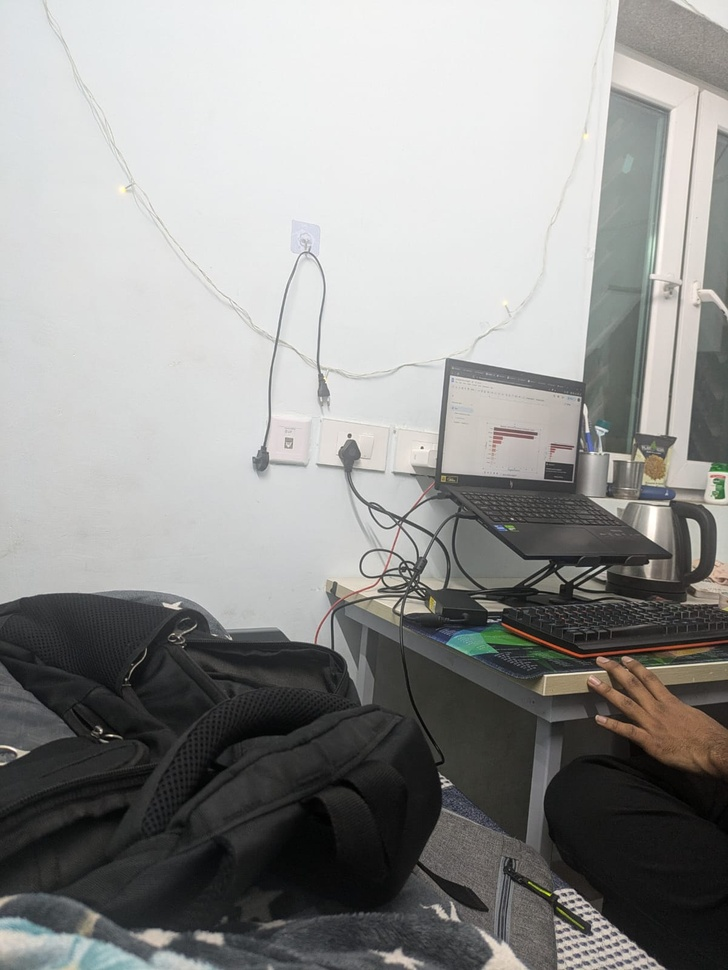
#> input picture image1.jpeg, 728 x 970 px, shrunk from 1201 x 1600 before the run
$ python main.py
#> lines starting #> are read from the running program, lines starting #| are printed output that depends on the picture
import cv2
import matplotlib.pyplot as plt
import numpy as np


# CHECK SIFT


print("OpenCV Version:", cv2.__version__)

try:
    sift = cv2.SIFT_create()
    print("SIFT is working correctly ")
except:
    print("SIFT is NOT working ")


# LOAD IMAGES


img1 = cv2.imread("image1.jpeg")
#> img1 is the input picture: shape (970, 728, 3); mean B, G, R 145.1, 146.9, 146.8
img2 = cv2.imread("image2.jpeg")
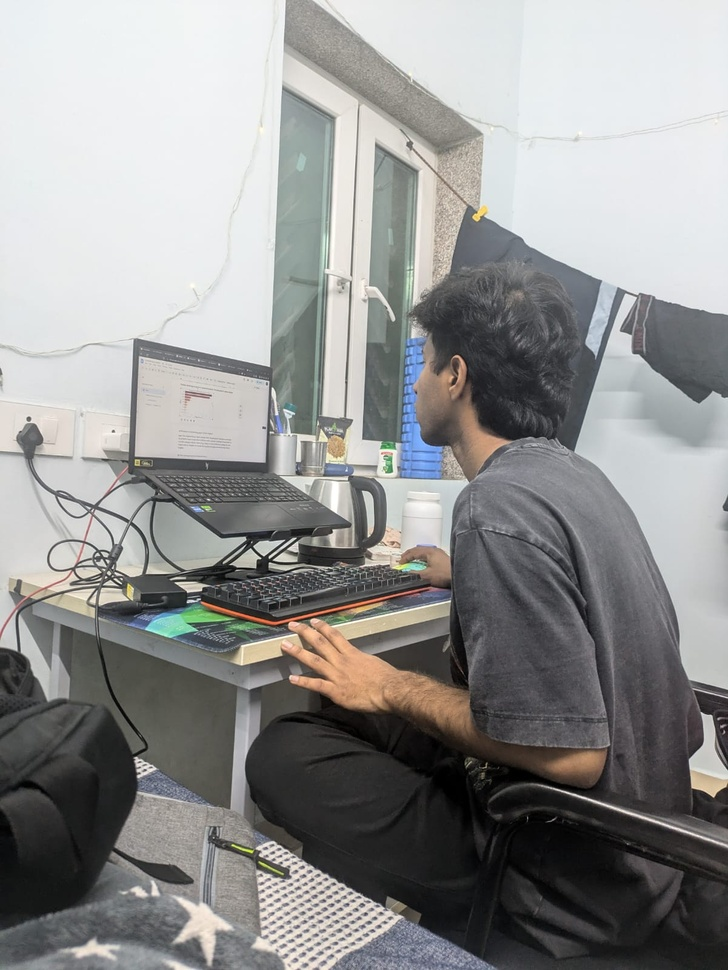
#> input picture image2.jpeg, 728 x 970 px, shrunk from 1201 x 1600 before the run
#> img2 is the input picture: shape (970, 728, 3); mean B, G, R 145, 145.8, 145.7
img3 = cv2.imread("image3.jpeg")
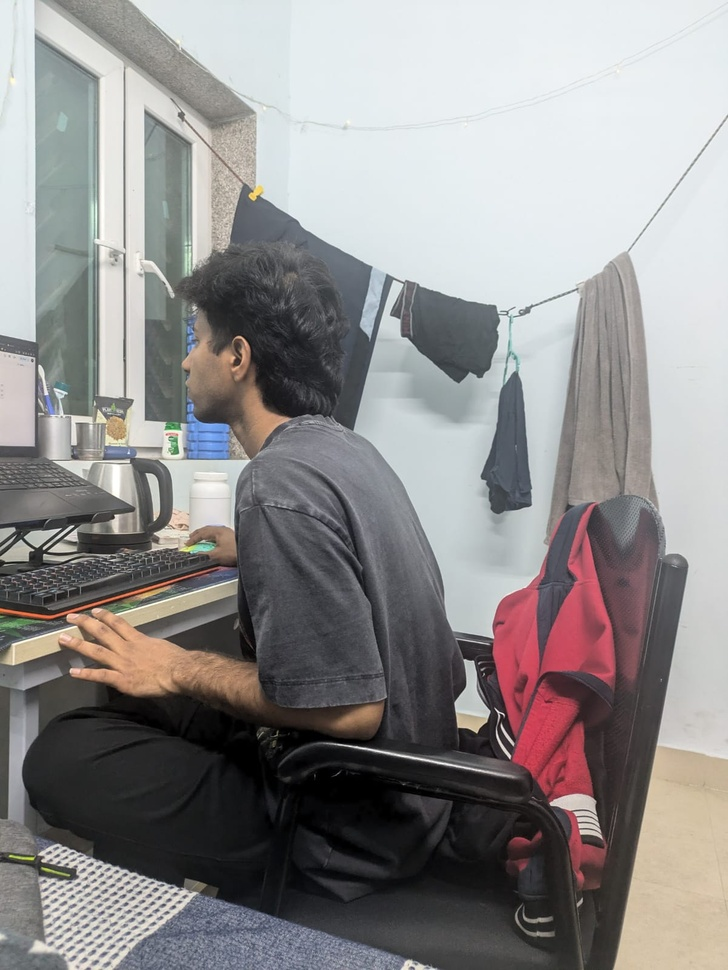
#> input picture image3.jpeg, 728 x 970 px, shrunk from 1201 x 1600 before the run
#> img3 is the input picture: shape (970, 728, 3); mean B, G, R 140.6, 140.8, 143.3

if img1 is None or img2 is None or img3 is None:
    print("Error loading images. Check file paths.")
    exit()


# CONVERSION TO GRAYSCALE


gray1 = cv2.cvtColor(img1, cv2.COLOR_BGR2GRAY)
gray2 = cv2.cvtColor(img2, cv2.COLOR_BGR2GRAY)
gray3 = cv2.cvtColor(img3, cv2.COLOR_BGR2GRAY)

# SIFT FEATURE DETECTION

sift = cv2.SIFT_create()

kp1, des1 = sift.detectAndCompute(gray1, None)
#> kp1 = 1464 keypoints; strongest (x, y, size): (111, 735, 1.9), (413, 584, 1.9), (101, 730, 2), (422, 448, 1.8)
kp2, des2 = sift.detectAndCompute(gray2, None)
#> kp2 = 2343 keypoints; strongest (x, y, size): (270, 557, 2), (109, 573, 2.5), (113, 431, 2), (188, 601, 2.4)
kp3, des3 = sift.detectAndCompute(gray3, None)
#> kp3 = 2104 keypoints; strongest (x, y, size): (470, 710, 22.8), (509, 756, 2.6), (44, 548, 2.1), (356, 747, 2.2)

print("Keypoints in Image 1:", len(kp1))
#| Keypoints in Image 1: 1464
print("Keypoints in Image 2:", len(kp2))
#| Keypoints in Image 2: 2343
print("Keypoints in Image 3:", len(kp3))
#| Keypoints in Image 3: 2104


# Draw keypoints on images
img1_kp = cv2.drawKeypoints(img1, kp1, None)
img2_kp = cv2.drawKeypoints(img2, kp2, None)
img3_kp = cv2.drawKeypoints(img3, kp3, None)
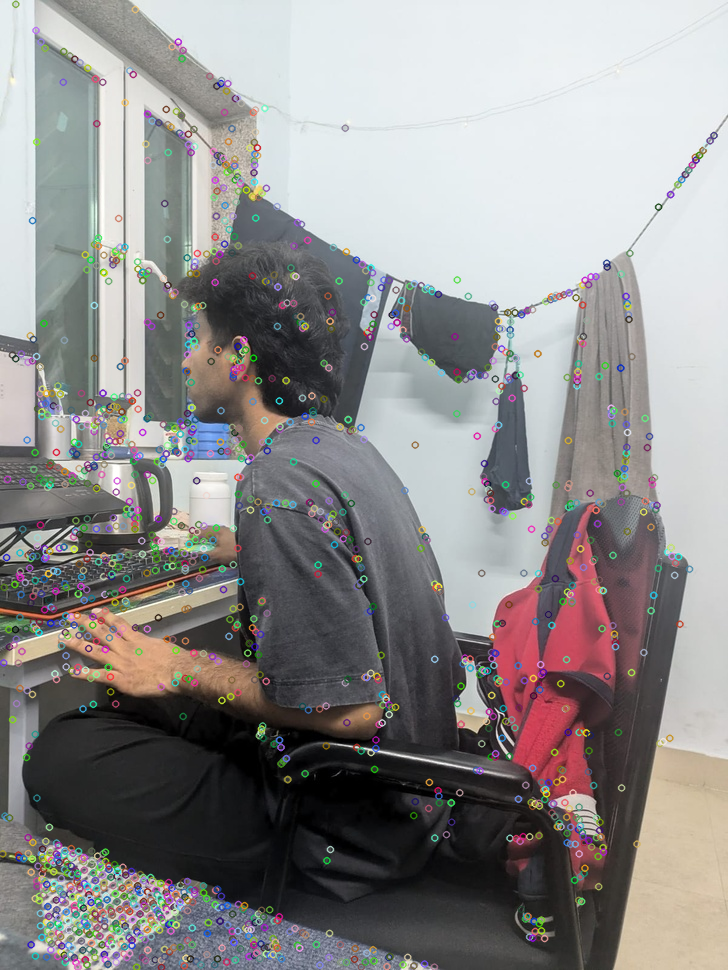
#> img3_kp: shape (970, 728, 3); mean B, G, R 140.6, 140.9, 142.8

img1_kp = cv2.cvtColor(img1_kp, cv2.COLOR_BGR2RGB)
img2_kp = cv2.cvtColor(img2_kp, cv2.COLOR_BGR2RGB)
img3_kp = cv2.cvtColor(img3_kp, cv2.COLOR_BGR2RGB)


plt.figure(figsize=(15,5))

plt.subplot(1,3,1)
plt.imshow(img1_kp)
plt.title("SIFT Keypoints - Image 1")
plt.axis("off")

plt.subplot(1,3,2)
plt.imshow(img2_kp)
plt.title("SIFT Keypoints - Image 2")
plt.axis("off")

plt.subplot(1,3,3)
plt.imshow(img3_kp)
plt.title("SIFT Keypoints - Image 3")
plt.axis("off")

plt.show(block=False)


# FEATURE MATCHING


bf = cv2.BFMatcher()

matches12 = bf.knnMatch(des1, des2, k=2)
#> matches12 = 1464 matches
matches23 = bf.knnMatch(des2, des3, k=2)
#> matches23 = 2343 matches

good_matches12 = []
for m, n in matches12:
    if m.distance < 0.75 * n.distance:
        good_matches12.append(m)
#> after the loop, good_matches12 = 415 matches

good_matches23 = []
for m, n in matches23:
    if m.distance < 0.75 * n.distance:
        good_matches23.append(m)
#> after the loop, good_matches23 = 669 matches

print("Good Matches (Image1-Image2):", len(good_matches12))
#| Good Matches (Image1-Image2): 415
print("Good Matches (Image2-Image3):", len(good_matches23))
#| Good Matches (Image2-Image3): 669


match_img12 = cv2.drawMatches(img1, kp1, img2, kp2, good_matches12, None, flags=2)
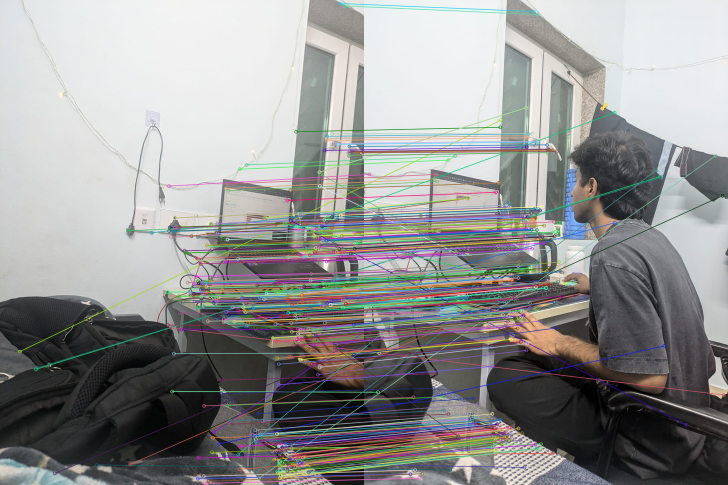
#> match_img12: shape (970, 1456, 3) (shown at 1/2 size); mean B, G, R 146.8, 147.4, 147.3
match_img23 = cv2.drawMatches(img2, kp2, img3, kp3, good_matches23, None, flags=2)
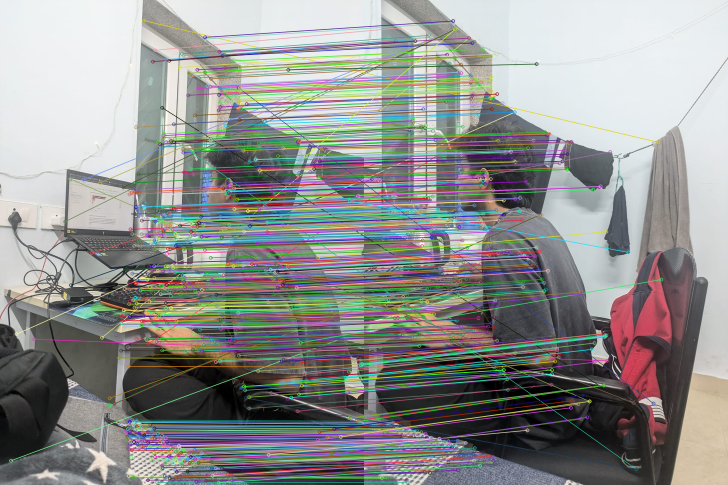
#> match_img23: shape (970, 1456, 3) (shown at 1/2 size); mean B, G, R 143.4, 145, 144.1

match_img12 = cv2.cvtColor(match_img12, cv2.COLOR_BGR2RGB)
match_img23 = cv2.cvtColor(match_img23, cv2.COLOR_BGR2RGB)


plt.figure(figsize=(15,8))

plt.subplot(2,1,1)
plt.imshow(match_img12)
plt.title("Feature Matches: Image 1 ↔ Image 2")
plt.axis("off")

plt.subplot(2,1,2)
plt.imshow(match_img23)
plt.title("Feature Matches: Image 2 ↔ Image 3")
plt.axis("off")

plt.show(block=False)
plt.pause(3)


# HOMOGRAPHY


src_pts = np.float32([kp1[m.queryIdx].pt for m in good_matches12]).reshape(-1,1,2)
#> src_pts = 415 rows, first 8: [39.3, 702.6], [71.61, 738.1], [74.67, 735.4], [109.4, 946.3], [193.4, 929.2], [255.8, 461], [260.1, 928.3], [302.8, 465]
dst_pts = np.float32([kp2[m.trainIdx].pt for m in good_matches12]).reshape(-1,1,2)
#> dst_pts = 415 rows, first 8: [273.3, 239.9], [591.5, 352.7], [595.8, 354.1], [35.4, 674.4], [171.9, 939.7], [39.48, 439.6], [367.9, 563.2], [207.6, 396]

H12, mask = cv2.findHomography(src_pts, dst_pts, cv2.RANSAC, 5.0)
#> H12 = [[1.58, 0.0411, -528.6], [0.339, 1.43, -190.3], [0.000838, 4.3e-05, 1]]; mask = 415 values, max 1 at index 8, min 0 at index 0, mean 0.848

print("Homography Matrix H12:")
print(H12)
#| [[ 1.58243129e+00  4.10573085e-02 -5.28561782e+02]
#|  [ 3.38569932e-01  1.43164043e+00 -1.90296713e+02]
#|  [ 8.38480573e-04  4.30393145e-05  1.00000000e+00]]

src_pts_23 = np.float32([kp3[m.trainIdx].pt for m in good_matches23]).reshape(-1,1,2)
#> src_pts_23 = 669 rows, first 8: [188.8, 590.4], [300.9, 223.9], [486, 721.1], [181.5, 58.23], [450.7, 802.3], [15.28, 358.2], [181.5, 58.23], [93.84, 304.9]
dst_pts_23 = np.float32([kp2[m.queryIdx].pt for m in good_matches23]).reshape(-1,1,2)
#> dst_pts_23 = 669 rows, first 8: [21.63, 920.8], [32.68, 667.8], [68.3, 678.1], [129.9, 442.6], [140, 357.5], [141.5, 570.1], [167, 358.9], [183.3, 505.8]

H23, mask23 = cv2.findHomography(src_pts_23, dst_pts_23, cv2.RANSAC, 5.0)
#> H23 = [[0.731, -0.0349, 246.9], [-0.153, 0.887, 58.34], [-0.000376, -3.54e-05, 1]]; mask23 = 669 values, max 1 at index 13, min 0 at index 0, mean 0.871

print("Homography Matrix H23:")
print(H23)
#| [[ 7.30662592e-01 -3.49056042e-02  2.46870398e+02]
#|  [-1.53467100e-01  8.86926520e-01  5.83448490e+01]
#|  [-3.76128594e-04 -3.53893085e-05  1.00000000e+00]]


# CREATE CANVAS


h1, w1 = img1.shape[:2]
#> h1 = 970; w1 = 728
h2, w2 = img2.shape[:2]
#> h2 = 970; w2 = 728
h3, w3 = img3.shape[:2]
#> h3 = 970; w3 = 728

canvas_height = max(h1, h2, h3) * 2
#> canvas_height = 1940
canvas_width = (w1 + w2 + w3)
#> canvas_width = 2184

canvas = np.zeros((canvas_height, canvas_width, 3), dtype=np.uint8)

center_x = w1
#> center_x = 728
center_y = canvas_height // 4
#> center_y = 485

canvas[center_y:center_y+h2, center_x:center_x+w2] = img2


# WARP IMAGES


warp_img1 = cv2.warpPerspective(
    img1,
    np.array([[1,0,center_x],[0,1,center_y],[0,0,1]]) @ H12,
    (canvas_width, canvas_height)
)

warp_img3 = cv2.warpPerspective(
    img3,
    np.array([[1,0,center_x],[0,1,center_y],[0,0,1]]) @ H23,
    (canvas_width, canvas_height)
)


# NAIVE STITCH (UNCHANGED)


naive_panorama = canvas.copy()

mask1 = warp_img1 > 0
naive_panorama[mask1] = warp_img1[mask1]

mask3 = warp_img3 > 0
naive_panorama[mask3] = warp_img3[mask3]


plt.figure(figsize=(12,6))
plt.imshow(cv2.cvtColor(naive_panorama, cv2.COLOR_BGR2RGB))
plt.title("Naive Stitch")
plt.axis("off")
plt.show(block=False)
plt.pause(3)

cv2.imwrite("naive_panorama.jpg", naive_panorama)


#  BLENDING


blended_panorama = canvas.copy()

# Blend warp_img1
overlap1 = (warp_img1 > 0) & (blended_panorama > 0)
only1 = (warp_img1 > 0) & (blended_panorama == 0)

blended_panorama[overlap1] = (
    0.5 * warp_img1[overlap1] +
    0.5 * blended_panorama[overlap1]
)

blended_panorama[only1] = warp_img1[only1]

# Blend warp_img3
overlap3 = (warp_img3 > 0) & (blended_panorama > 0)
only3 = (warp_img3 > 0) & (blended_panorama == 0)

blended_panorama[overlap3] = (
    0.5 * warp_img3[overlap3] +
    0.5 * blended_panorama[overlap3]
)

blended_panorama[only3] = warp_img3[only3]

blended_panorama = blended_panorama.astype(np.uint8)


# CROP BLACK REGIONS


gray = cv2.cvtColor(blended_panorama, cv2.COLOR_BGR2GRAY)
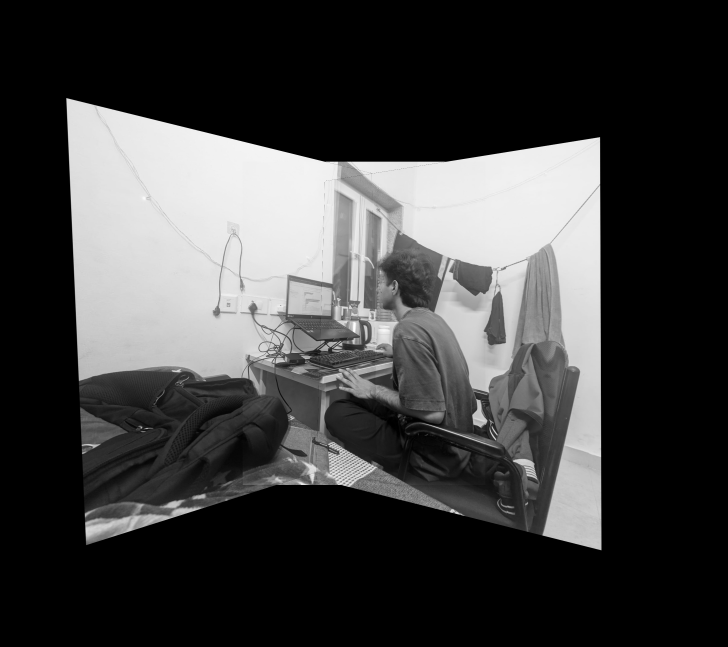
#> gray: shape (1940, 2184) (shown at 1/3 size); min 0, max 255, mean 63.1
coords = np.column_stack(np.where(gray > 0))
#> coords = 1747905 pairs, first value 293 to 1651, second value 198 to 1804

y_min, x_min = coords.min(axis=0)
#> y_min = 293; x_min = 198
y_max, x_max = coords.max(axis=0)
#> y_max = 1651; x_max = 1804

final_panorama = blended_panorama[y_min:y_max, x_min:x_max]
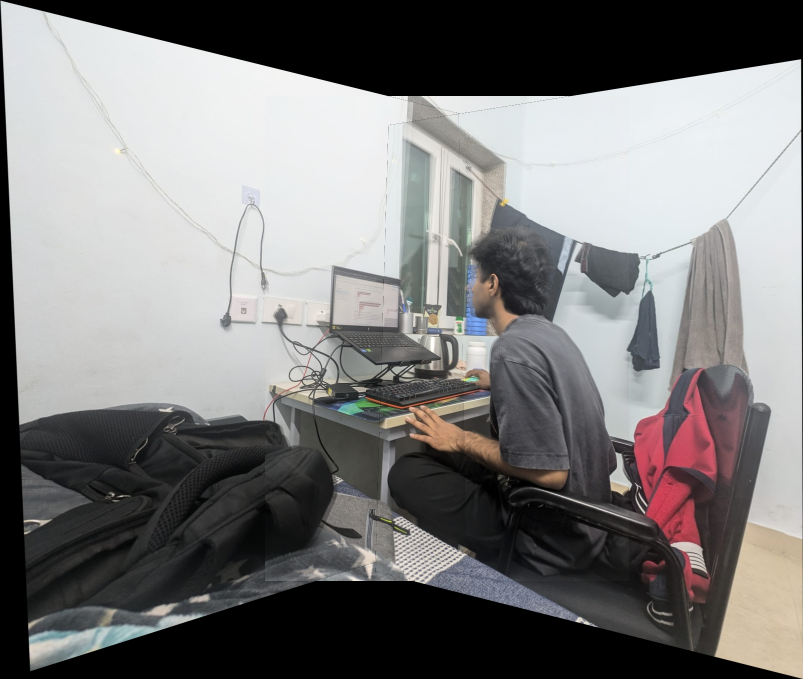
#> final_panorama: shape (1358, 1606, 3) (shown at 1/2 size); mean B, G, R 122.1, 122.4, 123.5


plt.figure(figsize=(12,6))
plt.imshow(cv2.cvtColor(final_panorama, cv2.COLOR_BGR2RGB))
plt.title("Final Cropped Panorama")
plt.axis("off")
plt.show(block=False)
plt.pause(3)

cv2.imwrite("final_panorama.jpg", final_panorama)
